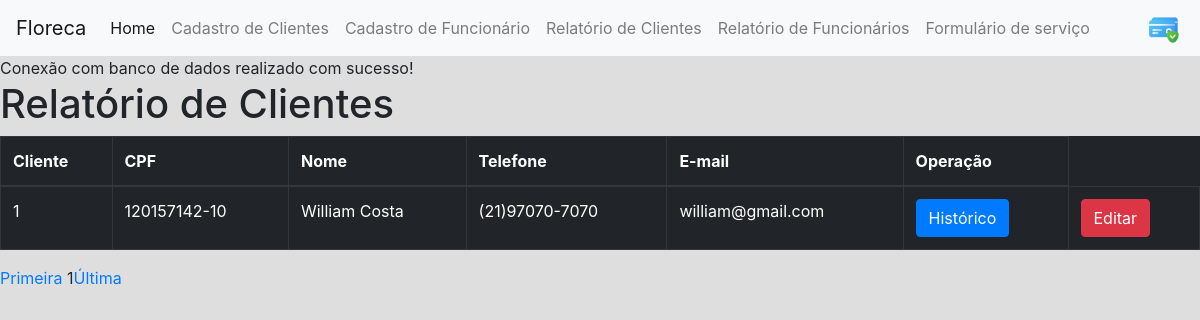
The app's page /pages/relatorio-client.php, older data.
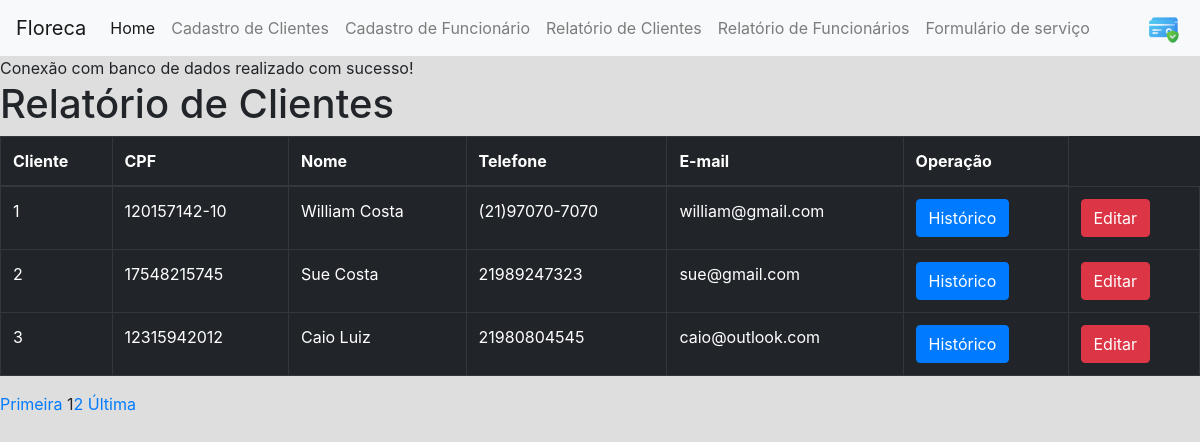
The same page, newer data.
### tables this page shows
CREATE TABLE `cliente` (
  `idcliente` int(15) NOT NULL,
  `nome` varchar(60) NOT NULL,
  `telefone` varchar(15) NOT NULL,
  `cpf` char(14) NOT NULL,
  `rg` varchar(15) NOT NULL,
  `datanascimento` date NOT NULL,
  `cep` char(9) NOT NULL,
  `numerocasa` smallint(6) NOT NULL,
  `email` varchar(255) NOT NULL,
  `status` char(1) NOT NULL
);

### pages/relatorio-client.php (the view, shortened to what this page needs)
<?php
    require_once './head.php';
    require_once './menuadmin.php';
    include_once './conexao.php';
    $pagatual = filter_input(INPUT_GET, "page", FILTER_SANITIZE_NUMBER_INT);
	$pag = (!empty($pagatual)) ? $pagatual : 1;
    $limitereg = 3;
    $inicio = ($limitereg * $pag) - $limitereg;
    $busca= "SELECT idcliente, cpf, nome, telefone, email
              from cliente
              LIMIT $inicio , $limitereg";
    $resultado = $conn->prepare($busca);
    $resultado->execute();
    if (($resultado) AND ($resultado->rowCount() != 0)){
     echo "<h1>Relatório de Clientes</h1>";
?>
    <table class="table table-bordered table-dark">
        <thead>
            <tr>
                <th scope="col">Cliente</th>
                <th scope="col">CPF</th>
                <th scope="col">Nome</th>
                <th scope="col">Telefone</th>
                <th scope="col">E-mail</th>
                <th scope="col">Operação</th>
            </tr>
        </thead>
    <tbody>
    <?php
    while ($linha = $resultado->fetch(PDO::FETCH_ASSOC)) {
    extract($linha);
    ?>
        <tr>
          <td scope="row"><?php echo $idcliente ?></td>
          <td><?php echo $cpf ?></td>
          <td><?php echo $nome ?></td>
          <td><?php echo $telefone ?></td>
          <td><?php echo $email ?></td>
          <td>
            <?php echo "<a href='historico.php?idcliente=$idcliente'>" ; ?>
            <input type="submit" class="btn btn-primary" name="historico" value="Histórico">
          </td>
          <td>
            <?php echo "<a href='editar-client.php?idcliente=$idcliente'>" ; ?>
            <input type="submit" class="btn btn-danger" name="editar" value="Editar">
          </td>
        </tr>
<?php
        }
?>
 </tbody>
</table>
<?php
}else{
    echo "Não tem registros";
}
  $qtregistro = "SELECT COUNT(idcliente) AS registros FROM cliente";
  $resultado = $conn->prepare($qtregistro);
  $resultado->execute();
  $resposta = $resultado->fetch(PDO::FETCH_ASSOC);
  $qnt_pagina = ceil($resposta['registros'] / $limitereg);
   $maximo = 2;
   echo "<a href='relatorio-client.php?page=1'>Primeira</a> ";
 echo "$pag";
 for ($proxima = $pag +  1; $proxima <= $pag +  $maximo; $proxima++ ) {
     if ($proxima <= $qnt_pagina) {
         echo "<a href='relatorio-client.php?page=$proxima'>$proxima</a> ";
     }
 }
 echo "<a href='relatorio-client.php?page=$qnt_pagina'>Última</a> ";
?>

Row changes from the older to the newer data that the page shows:
added cliente: idcliente "2", cpf "17548215745", nome "Sue Costa", telefone "21989247323", email "sue@gmail.com"
added cliente: idcliente "3", cpf "12315942012", nome "Caio Luiz", telefone "21980804545", email "caio@outlook.com"
Text that changed along with them:
new list line: "2"
